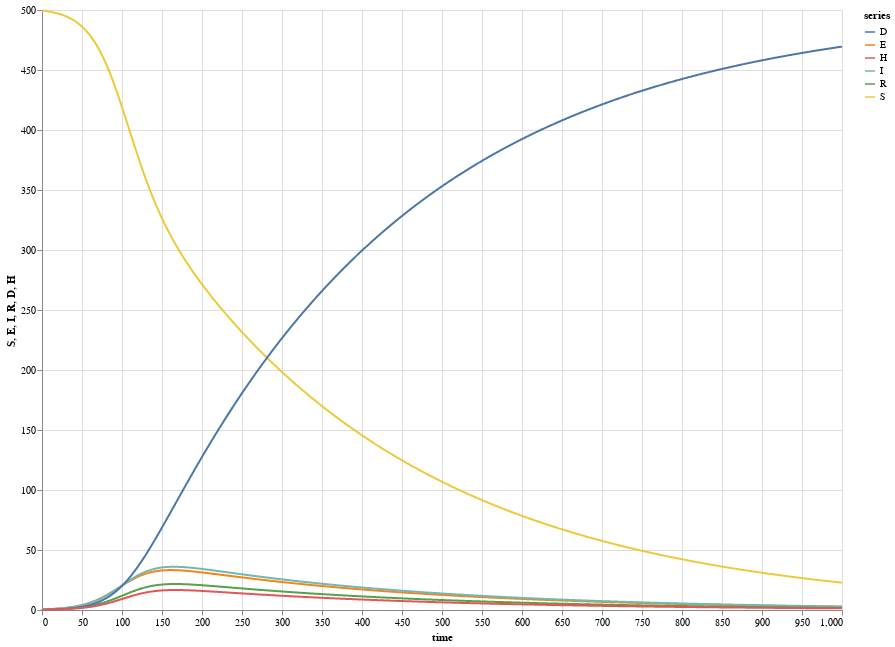

Notebook code cell kept with this figure:
### Code cell
points = simulate(seirdh at [0..1000 by 1])

S = series(value(points.Susceptible), "S", {{ style = "lines" }})
E = series(value(points.Exposed), "E", {{ style = "lines" }})
I = series(value(points.Infected), "I", {{ style = "lines" }})
R = series(value(points.Recovered), "R", {{ style = "lines" }})
D = series(value(points.Dead), "D", {{ style = "lines" }})
H = series(value(points.Hospitalized), "H", {{ style = "lines" }})

plot("", [S, E, I, R, D, H], time(points), "time")

### Figure 1 — Vega-Lite specification as saved in the notebook (floating-point values rounded to 4 significant figures; data arrays with more than 128 entries replaced by an {"elided": "..."} marker saying what was removed)
{"$schema": "https://vega.github.io/schema/vega-lite/v4.json", "data": {"values": {"elided": "6006 records"}}, "description": "", "height": 600, "layer": [{"encoding": {"color": {"field": "series", "type": "nominal"}, "x": {"field": "time", "type": "quantitative"}, "y": {"field": "S", "type": "quantitative"}}, "mark": "line"}, {"encoding": {"color": {"field": "series", "type": "nominal"}, "x": {"field": "time", "type": "quantitative"}, "y": {"field": "E", "type": "quantitative"}}, "mark": "line"}, {"encoding": {"color": {"field": "series", "type": "nominal"}, "x": {"field": "time", "type": "quantitative"}, "y": {"field": "I", "type": "quantitative"}}, "mark": "line"}, {"encoding": {"color": {"field": "series", "type": "nominal"}, "x": {"field": "time", "type": "quantitative"}, "y": {"field": "R", "type": "quantitative"}}, "mark": "line"}, {"encoding": {"color": {"field": "series", "type": "nominal"}, "x": {"field": "time", "type": "quantitative"}, "y": {"field": "D", "type": "quantitative"}}, "mark": "line"}, {"encoding": {"color": {"field": "series", "type": "nominal"}, "x": {"field": "time", "type": "quantitative"}, "y": {"field": "H", "type": "quantitative"}}, "mark": "line"}], "width": 800}
